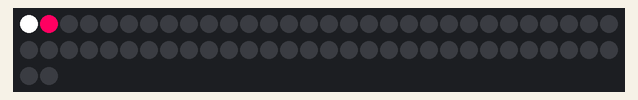
A sketch run on a simulated Arduino Uno, built with avr-gcc and run on an emulated ATmega328P. Shown: 62 RGB LEDs in strip order, left to right, continuing on the next row.

Above: at 0.3 s.
At 12.55 s:
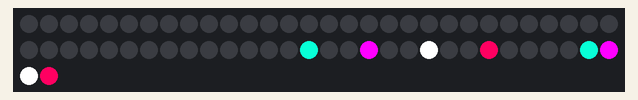
At 15.89 s:
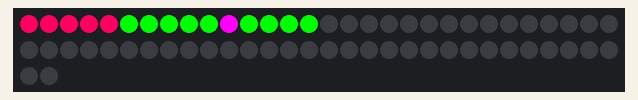
At 19.44 s:
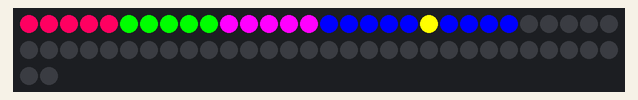
At 26.17 s:
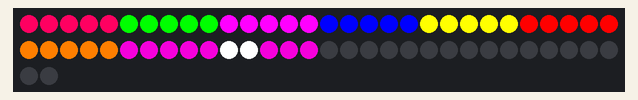
At 39.86 s:
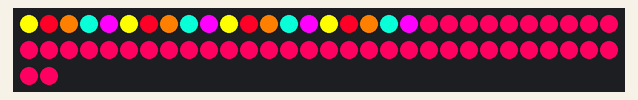

The sketch:

testi_ledej_.ino
```cpp
#include <Adafruit_NeoPixel.h>
#define PIN 9

Adafruit_NeoPixel strip = Adafruit_NeoPixel(62, PIN, NEO_GRB + NEO_KHZ800);
int x=0;
void setup() {
  // put your setup code here, to run once:
  strip.begin();
  strip.show();
}

uint32_t white = strip.Color(255,255,255);
uint32_t green = strip.Color(0,255,0);
uint32_t colors[2]= {white,green};
uint32_t pink = strip.Color(255, 0, 97);
uint32_t turkoosi = strip.Color(8, 255, 215);
uint32_t violetti = strip.Color(255, 0, 255);
uint32_t nothing = strip.Color(0, 0, 0);
uint32_t yellow =strip.Color (255, 255, 0);
uint32_t pink2 = strip.Color (255, 0, 39);
uint32_t orange = strip.Color (255, 127, 0);
uint32_t red = strip.Color (255, 0, 0);
uint32_t blue = strip.Color (0,0, 255);
uint32_t black = strip.Color (11,11,11);
uint32_t violetpink = strip.Color (225, 0, 200);
uint32_t lighwhite = strip.Color(255, 255, 255);
uint32_t sarja[5] = {yellow , pink2, orange,turkoosi, violetti};
uint32_t kirkassininen = strip.Color(0, 255, 255);
uint32_t valkoturkoosi[2] = {lighwhite, kirkassininen};

void loop()
  // put your main code here, to run repeatedly:
  {
  for (int i=0;i<62;i++){
  strip.setPixelColor(i-1,white);
  strip.setPixelColor(i,pink);
  strip.setPixelColor(i-4,nothing);
  strip.setPixelColor(i-2, violetti);
  strip.setPixelColor(i-3, turkoosi);
  strip.setPixelColor(i-8 ,pink);
  strip.setPixelColor(i-9, nothing);
  strip.setPixelColor(i-11, white);
  strip.setPixelColor(i-12, nothing);
  strip.setPixelColor(i-14, violetti);
  strip.setPixelColor(i-15, nothing);
  strip.setPixelColor(i-17, turkoosi);
  strip.setPixelColor(i-18, nothing);
  strip.show();
  delay(200);
  }

  for (int i=0;i<62;i++){
  strip.setPixelColor(i,nothing);
  strip.show();
  }


for (int i=0;i<x+5;i++){
   strip.setPixelColor(i,pink);

  strip.show();
  delay(150);
  x++;
  if (x=1)x=5;

}
for (int i=5;i<x+5;i++){
    strip.setPixelColor(i, green);

  strip.show();
  delay(150);
  x++;
  if (x=1)x=10;
}


for (int i=10;i<x+5;i++){
  strip.setPixelColor(i, violetti);

  strip.show();
  delay(200);
  x++;
  if (x=1)x=15;
}


for (int i=15;i<x+5;i++){
  strip.setPixelColor(i, blue);

  strip.show();
  delay(150);
  x++;
  if (x=1)x=20;
}
for (int i=20;i<x+5;i++){
    strip.setPixelColor(i, yellow);

  strip.show();
  delay(200);
  x++;
  if (x=1)x=25;
}

for (int i=25;i<x+5;i++){
   strip.setPixelColor(i, red);

  strip.show();
  delay(150);
  x++;
  if (x=1)x=30;
}
for (int i=30;i<x+5;i++){
   strip.setPixelColor(i, orange);

  strip.show();
  delay(150);
  x++;
  if (x=1)x=35;
}

for (int i=35;i<x+5;i++){
   strip.setPixelColor(i, violetpink);

  strip.show();
  delay(150);
  x++;
  if (x=1)x=40;
}

for (int i=40;i<x+5;i++){
   strip.setPixelColor(i, white);

  strip.show();
  delay(150);
  x++;
  if (x=1)x=45;
}
for (int i=45;i<x+5;i++){
   strip.setPixelColor(i, black);

  strip.show();
  delay(150);
  x++;
  if (x=1)x=50;
}
for (int i=50;i<x+5;i++){
   strip.setPixelColor(i, turkoosi);

  strip.show();
  delay(150);
  x++;
  if (x=1)x=50;
}

for (int i=0;i<x+5;i++){
   strip.setPixelColor(i, turkoosi);

  strip.show();
  delay(150);
  x++;
  if (x=1)x=0;
}

 for (int i=0;i<62;i++){
strip.setPixelColor(i,pink);
  strip.show();
  delay(100);
  }

  for (int i=0;i<62;i++){
    strip.setPixelColor(i,sarja[i%5]);
    strip.show();
    delay(150);}

  {
 for (int i=0;i<62;i++) {
 strip.setPixelColor(i-2,white);
  strip.setPixelColor(i,pink);
  strip.setPixelColor(i-10, violetti);
  strip.setPixelColor(i-12, white);
  strip.setPixelColor(i-20, pink);
  strip.setPixelColor(i-22, white);
  strip.show();
  delay(100);}
  }
  {

  for (int i=0;i<62;i++){
    strip.setPixelColor(i,valkoturkoosi[i%2]);
    strip.show();
    delay(50);}
  }
  for (int i=0;i<62;i++){
    strip.setPixelColor (i, nothing);
    strip.show();
    delay(50);}
  }
```
